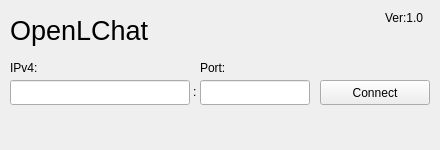
<?xml version="1.0" encoding="UTF-8"?>
<ui version="4.0">
 <class>MainWindow</class>
 <widget class="QMainWindow" name="MainWindow">
  <property name="geometry">
   <rect>
    <x>0</x>
    <y>0</y>
    <width>440</width>
    <height>150</height>
   </rect>
  </property>
  <property name="windowTitle">
   <string>OpenLChat</string>
  </property>
  <widget class="QWidget" name="centralwidget">
   <widget class="QLineEdit" name="IPLine">
    <property name="geometry">
     <rect>
      <x>10</x>
      <y>80</y>
      <width>180</width>
      <height>25</height>
     </rect>
    </property>
    <property name="maxLength">
     <number>15</number>
    </property>
   </widget>
   <widget class="QLineEdit" name="PortLine">
    <property name="geometry">
     <rect>
      <x>200</x>
      <y>80</y>
      <width>110</width>
      <height>25</height>
     </rect>
    </property>
    <property name="maxLength">
     <number>5</number>
    </property>
   </widget>
   <widget class="QLabel" name="label">
    <property name="geometry">
     <rect>
      <x>193</x>
      <y>82</y>
      <width>10</width>
      <height>20</height>
     </rect>
    </property>
    <property name="text">
     <string>:</string>
    </property>
   </widget>
   <widget class="QPushButton" name="ConnectButton">
    <property name="geometry">
     <rect>
      <x>320</x>
      <y>80</y>
      <width>110</width>
      <height>25</height>
     </rect>
    </property>
    <property name="text">
     <string>Connect</string>
    </property>
   </widget>
   <widget class="QLabel" name="label_2">
    <property name="geometry">
     <rect>
      <x>10</x>
      <y>60</y>
      <width>55</width>
      <height>16</height>
     </rect>
    </property>
    <property name="text">
     <string>IPv4:</string>
    </property>
   </widget>
   <widget class="QLabel" name="label_3">
    <property name="geometry">
     <rect>
      <x>200</x>
      <y>60</y>
      <width>55</width>
      <height>16</height>
     </rect>
    </property>
    <property name="text">
     <string>Port:</string>
    </property>
   </widget>
   <widget class="QLabel" name="label_4">
    <property name="geometry">
     <rect>
      <x>10</x>
      <y>10</y>
      <width>140</width>
      <height>40</height>
     </rect>
    </property>
    <property name="font">
     <font>
      <pointsize>20</pointsize>
     </font>
    </property>
    <property name="text">
     <string>OpenLChat</string>
    </property>
   </widget>
   <widget class="QLabel" name="VersionLabel">
    <property name="geometry">
     <rect>
      <x>385</x>
      <y>10</y>
      <width>45</width>
      <height>16</height>
     </rect>
    </property>
    <property name="text">
     <string>Ver:1.0</string>
    </property>
   </widget>
   <zorder>label</zorder>
   <zorder>IPLine</zorder>
   <zorder>PortLine</zorder>
   <zorder>ConnectButton</zorder>
   <zorder>label_2</zorder>
   <zorder>label_3</zorder>
   <zorder>label_4</zorder>
   <zorder>VersionLabel</zorder>
  </widget>
 </widget>
 <resources/>
 <connections/>
</ui>
